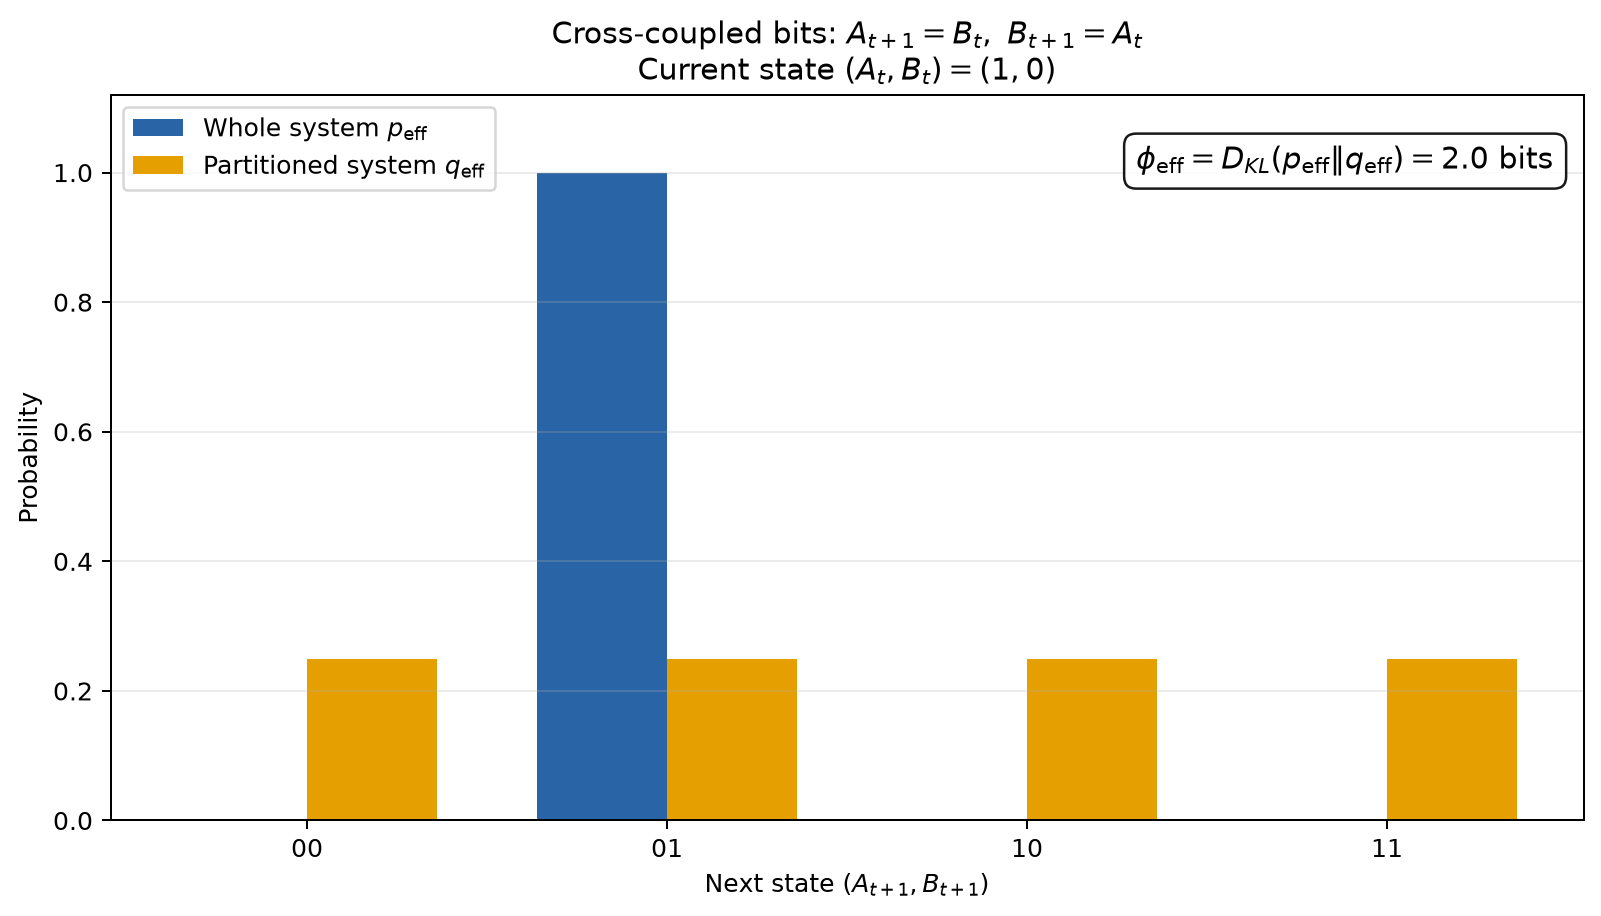

The Python source for this figure:
#!/usr/bin/env python3
"""交差結合した2ビット系の簡略化IIT例を可視化する。"""

from __future__ import annotations

import argparse
from pathlib import Path

import matplotlib.pyplot as plt
import numpy as np


STATES = ("00", "01", "10", "11")


def kl_divergence_bits(p: np.ndarray, q: np.ndarray) -> float:
    """離散分布pとqのKLダイバージェンスをbit単位で返す。"""
    mask = p > 0
    return float(np.sum(p[mask] * np.log2(p[mask] / q[mask])))


def build_repertoires() -> tuple[np.ndarray, np.ndarray]:
    """現在状態(1, 0)に対する全体系と切断後の効果レパートリーを作る。"""
    # 交差結合 A(t+1)=B(t), B(t+1)=A(t) より、次状態は(0, 1)。
    whole = np.array([0.0, 1.0, 0.0, 0.0])

    # A|Bを切断し、切断された入力を独立な公平コインで置き換える。
    # 各次状態ビットが0/1を等確率で取るため、積分布は4状態で一様になる。
    partitioned = np.full(4, 0.25)
    return whole, partitioned


def create_plot(output: Path, show: bool = True) -> float:
    """比較図を保存し、簡略化した効果側の統合情報を返す。"""
    whole, partitioned = build_repertoires()
    phi = kl_divergence_bits(whole, partitioned)

    x = np.arange(len(STATES))
    width = 0.36
    fig, ax = plt.subplots(figsize=(9, 5.2))
    ax.bar(
        x - width / 2,
        whole,
        width,
        label=r"Whole system $p_{\mathrm{eff}}$",
        color="#2864A6",
    )
    ax.bar(
        x + width / 2,
        partitioned,
        width,
        label=r"Partitioned system $q_{\mathrm{eff}}$",
        color="#E69F00",
    )

    ax.set(
        title=(
            r"Cross-coupled bits: $A_{t+1}=B_t,\ B_{t+1}=A_t$"
            "\n"
            r"Current state $(A_t,B_t)=(1,0)$"
        ),
        xlabel=r"Next state $(A_{t+1},B_{t+1})$",
        ylabel="Probability",
        xticks=x,
        xticklabels=STATES,
        ylim=(0, 1.12),
    )
    ax.text(
        0.98,
        0.93,
        rf"$\phi_{{\mathrm{{eff}}}}"
        rf"=D_{{KL}}(p_{{\mathrm{{eff}}}}\Vert q_{{\mathrm{{eff}}}})"
        rf"={phi:.1f}\ \mathrm{{bits}}$",
        transform=ax.transAxes,
        ha="right",
        va="top",
        fontsize=12,
        bbox={"boxstyle": "round,pad=0.4", "facecolor": "white", "alpha": 0.9},
    )
    ax.legend(loc="upper left")
    ax.grid(axis="y", alpha=0.25)
    fig.tight_layout()

    output.parent.mkdir(parents=True, exist_ok=True)
    fig.savefig(output, dpi=180, bbox_inches="tight")
    print(f"図を保存しました: {output}")
    print(f"簡略化した効果側の統合情報: {phi:.1f} bits")

    if show:
        plt.show()
    plt.close(fig)
    return phi


def parse_args() -> argparse.Namespace:
    """コマンドライン引数を解析する。"""
    default_output = Path(__file__).with_name("assignment_3.png")
    parser = argparse.ArgumentParser(description=__doc__)
    parser.add_argument(
        "--output",
        type=Path,
        default=default_output,
        help="出力画像のパス",
    )
    parser.add_argument(
        "--no-show",
        action="store_true",
        help="画面に図を表示せず、画像の保存だけを行う",
    )
    return parser.parse_args()


if __name__ == "__main__":
    args = parse_args()
    create_plot(args.output, show=not args.no_show)
